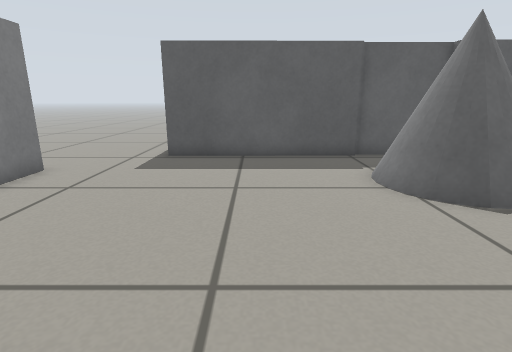
View 1 (above)

12 first-person views from a walk through a world built for the Gazebo simulator. The camera is 0.51 m above the floor, tilts 14° down and sees 80° across. The floor is counted in squares, 0.25 m on a side. Each view is taken from the middle of a square. On the plan, view 1 faces up. The plan holds only what a view shows up to about 17 squares ahead; the rest is blank.

View 2
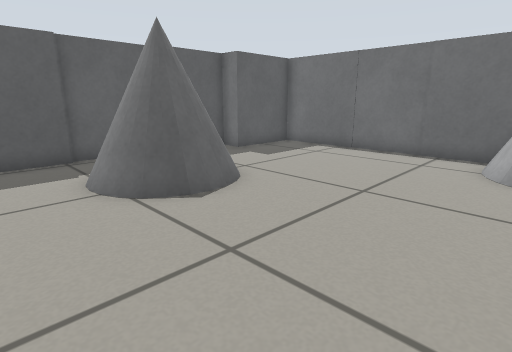

View 3
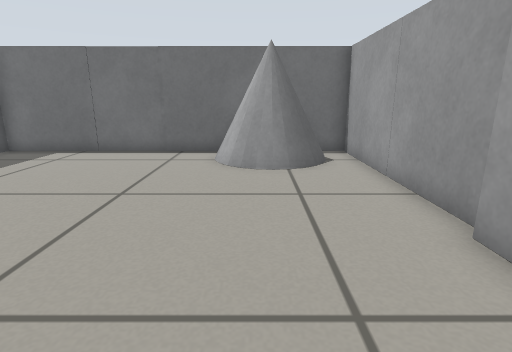

View 4
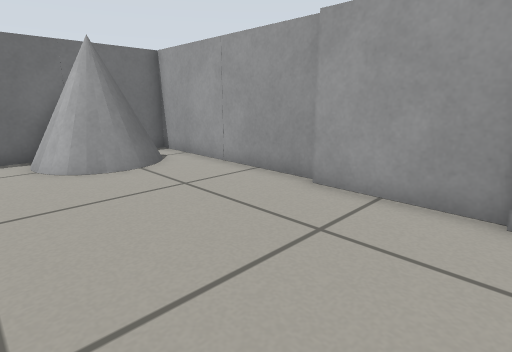

View 5
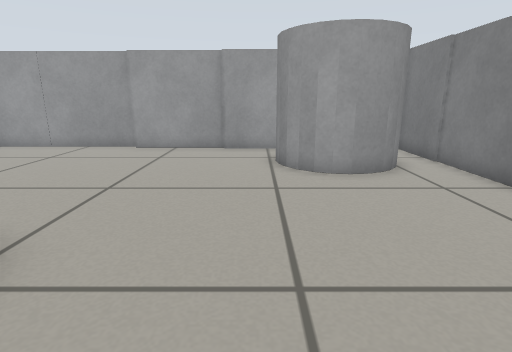

View 6
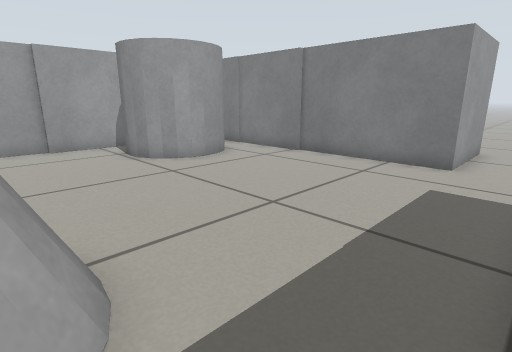

View 7
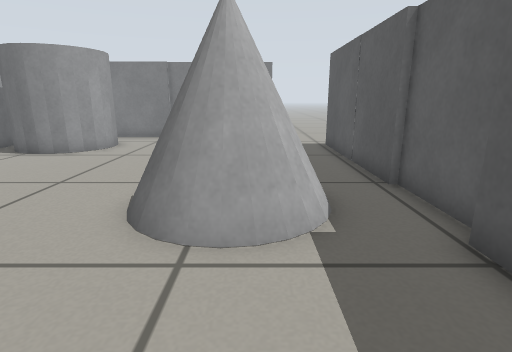

View 8
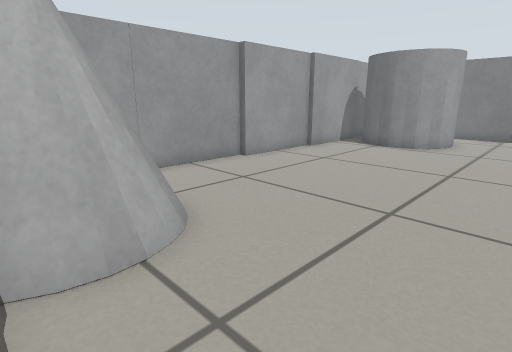

View 9
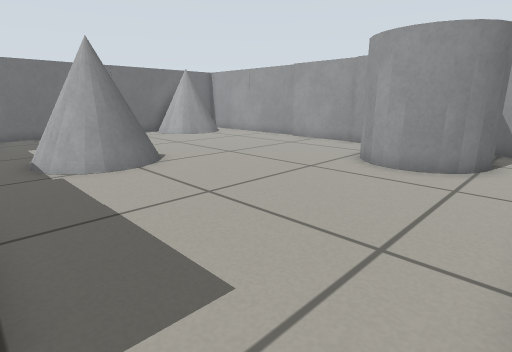

View 10
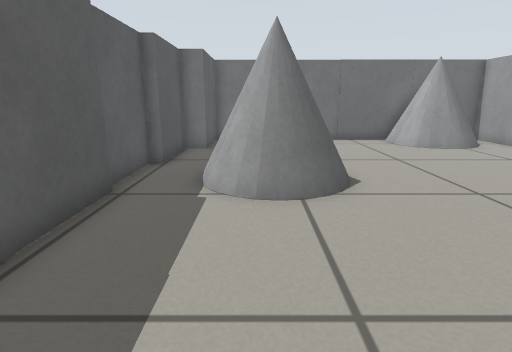

View 11
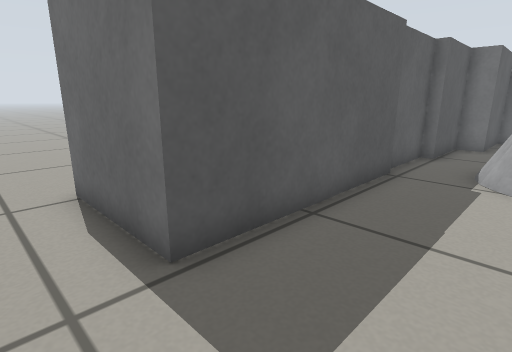

View 12
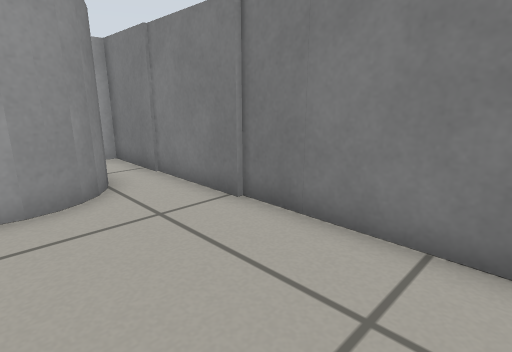

### Floor plan
Key: @ floor where view 1 was taken; # wall or solid block; . floor; B grey box; C cone; G grey cylinder; O other object.
Columns run from 11 left of view 1 to 14 right of it. Each row starts with its distance up from view 1.
 17 .........
 16 .........
 15 ........B
 14  .......B
 13   ......B
 12    .....B      BBBB
 11    .....BBB BBB...BBBB
 10 .....................BBBB
  9 .BBBB..........CCC.......B
  8      B........CCCCC......
  7      B........CCCCC......B
  6      B.........CCC.......B
  5      B...................B
  4      B...................B
  3      B..................B
  2      B..................B
  1      B.GGGG...........CCC
  0      BGG  G@.........CCCC
 -1      #    G..........CCC
 -2      #.  GG...........CC
 -3      #BBBBBBBBBBB.......B
 -4                 BBBBBBBBO

Positions as (right, up) in squares from view 1, and headings:
1: (0, 0), facing up
2: (1, 0), facing up-right
3: (1, 0), facing right
4: (1, 3), facing down-right
5: (0, 10), facing down
6: (4, 11), facing down-left
7: (11, 8), facing left
8: (13, 5), facing down-left
9: (-6, 11), facing down-right
10: (-3, 8), facing right
11: (-5, 8), facing up-right
12: (-2, 8), facing down-left
